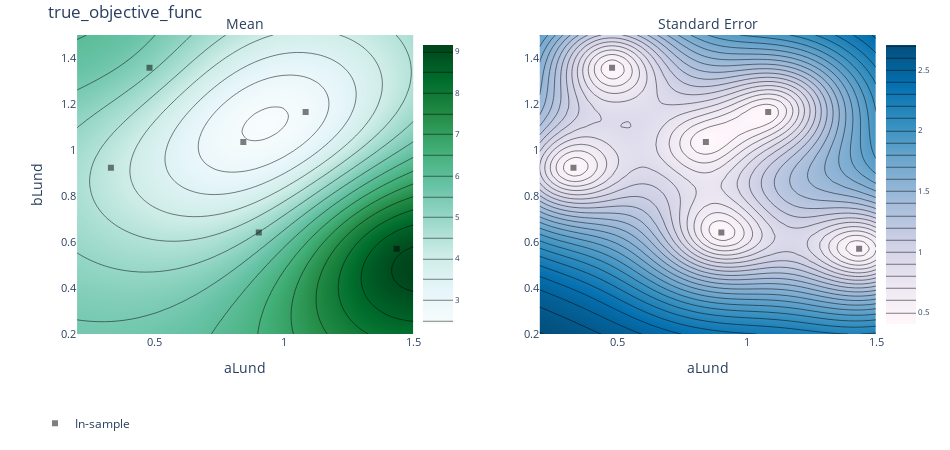

The notebook cell saved with this chart:
### Code cell
best_parameters, values = ax_client.get_best_parameters()

print("BEST PARAMETERS: ", best_parameters)

import plotly.graph_objects as go

# fig = go.Figure()
# fig.add_trace(
render(ax_client.get_contour_plot())
# )

# fig.show()
# fig.write_image("images/Lund_a_b_countour.pdf")

### Figure 1 — Plotly figure (JSON) as saved in the notebook; plotly's stock layout.template omitted (floating-point values rounded to 4 significant figures; data arrays with more than 128 entries replaced by an {"elided": "..."} marker saying what was removed)
{"data": [{"autocolorscale": false, "autocontour": true, "colorbar": {"tickfont": {"size": 8}, "ticksuffix": "", "x": 0.45, "y": 0.5}, "colorscale": [[0, "rgb(247,252,253)"], [0.125, "rgb(229,245,249)"], [0.25, "rgb(204,236,230)"], [0.375, "rgb(153,216,201)"], [0.5, "rgb(102,194,164)"], [0.625, "rgb(65,174,118)"], [0.75, "rgb(35,139,69)"], [0.875, "rgb(0,109,44)"], [1, "rgb(0,68,27)"]], "contours": {"coloring": "heatmap", "end": 9, "size": 0.5, "start": 2.5}, "hoverinfo": "x+y+z", "ncontours": 25, "type": "contour", "x": [0.2, 0.2265, 0.2531, 0.2796, 0.3061, 0.3327, 0.3592, 0.3857, 0.4122, 0.4388, 0.4653, 0.4918, 0.5184, 0.5449, 0.5714, 0.598, 0.6245, 0.651, 0.6776, 0.7041, 0.7306, 0.7571, 0.7837, 0.8102, 0.8367, 0.8633, 0.8898, 0.9163, 0.9429, 0.9694, 0.9959, 1.022, 1.049, 1.076, 1.102, 1.129, 1.155, 1.182, 1.208, 1.235, 1.261, 1.288, 1.314, 1.341, 1.367, 1.394, 1.42, 1.447, 1.473, 1.5], "xaxis": "x", "y": [0.2, 0.2265, 0.2531, 0.2796, 0.3061, 0.3327, 0.3592, 0.3857, 0.4122, 0.4388, 0.4653, 0.4918, 0.5184, 0.5449, 0.5714, 0.598, 0.6245, 0.651, 0.6776, 0.7041, 0.7306, 0.7571, 0.7837, 0.8102, 0.8367, 0.8633, 0.8898, 0.9163, 0.9429, 0.9694, 0.9959, 1.022, 1.049, 1.076, 1.102, 1.129, 1.155, 1.182, 1.208, 1.235, 1.261, 1.288, 1.314, 1.341, 1.367, 1.394, 1.42, 1.447, 1.473, 1.5], "yaxis": "y", "z": {"elided": "50x50 float values"}, "zauto": true, "zmax": 9.159, "zmin": -9.159}, {"autocolorscale": false, "autocontour": true, "colorbar": {"tickfont": {"size": 8}, "ticksuffix": "", "x": 1, "y": 0.5}, "colorscale": [[0, "rgb(255,247,251)"], [0.1429, "rgb(236,231,242)"], [0.2857, "rgb(208,209,230)"], [0.4286, "rgb(166,189,219)"], [0.5714, "rgb(116,169,207)"], [0.7143, "rgb(54,144,192)"], [0.8571, "rgb(5,112,176)"], [1, "rgb(3,78,123)"]], "contours": {"coloring": "heatmap", "end": 2.7, "size": 0.1, "start": 0.5}, "hoverinfo": "x+y+z", "ncontours": 25, "type": "contour", "x": [0.2, 0.2265, 0.2531, 0.2796, 0.3061, 0.3327, 0.3592, 0.3857, 0.4122, 0.4388, 0.4653, 0.4918, 0.5184, 0.5449, 0.5714, 0.598, 0.6245, 0.651, 0.6776, 0.7041, 0.7306, 0.7571, 0.7837, 0.8102, 0.8367, 0.8633, 0.8898, 0.9163, 0.9429, 0.9694, 0.9959, 1.022, 1.049, 1.076, 1.102, 1.129, 1.155, 1.182, 1.208, 1.235, 1.261, 1.288, 1.314, 1.341, 1.367, 1.394, 1.42, 1.447, 1.473, 1.5], "xaxis": "x2", "y": [0.2, 0.2265, 0.2531, 0.2796, 0.3061, 0.3327, 0.3592, 0.3857, 0.4122, 0.4388, 0.4653, 0.4918, 0.5184, 0.5449, 0.5714, 0.598, 0.6245, 0.651, 0.6776, 0.7041, 0.7306, 0.7571, 0.7837, 0.8102, 0.8367, 0.8633, 0.8898, 0.9163, 0.9429, 0.9694, 0.9959, 1.022, 1.049, 1.076, 1.102, 1.129, 1.155, 1.182, 1.208, 1.235, 1.261, 1.288, 1.314, 1.341, 1.367, 1.394, 1.42, 1.447, 1.473, 1.5], "yaxis": "y2", "z": {"elided": "50x50 float values"}}, {"hoverinfo": "text", "legendgroup": "In-sample", "marker": {"color": "black", "opacity": 0.5, "symbol": 1}, "mode": "markers", "name": "In-sample", "text": ["Arm 0_0<br>true_objective_func: 2.46594 (SEM: None)<br>aLund: 0.842523<br>bLund: 1.03477", "Arm 1_0<br>true_objective_func: 4.24089 (SEM: None)<br>aLund: 0.330866<br>bLund: 0.922598", "Arm 2_0<br>true_objective_func: 9.39528 (SEM: None)<br>aLund: 1.4348<br>bLund: 0.571056", "Arm 3_0<br>true_objective_func: 5.15959 (SEM: None)<br>aLund: 0.479987<br>bLund: 1.35783", "Arm 4_0<br>true_objective_func: 4.99257 (SEM: None)<br>aLund: 0.902378<br>bLund: 0.640987", "Arm 5_0<br>true_objective_func: 2.59486 (SEM: None)<br>aLund: 1.08338<br>bLund: 1.16513"], "type": "scatter", "x": [0.8425, 0.3309, 1.435, 0.48, 0.9024, 1.083], "xaxis": "x", "y": [1.035, 0.9226, 0.5711, 1.358, 0.641, 1.165], "yaxis": "y"}, {"hoverinfo": "text", "legendgroup": "In-sample", "marker": {"color": "black", "opacity": 0.5, "symbol": 1}, "mode": "markers", "name": "In-sample", "showlegend": false, "text": ["Arm 0_0<br>true_objective_func: 2.46594 (SEM: None)<br>aLund: 0.842523<br>bLund: 1.03477", "Arm 1_0<br>true_objective_func: 4.24089 (SEM: None)<br>aLund: 0.330866<br>bLund: 0.922598", "Arm 2_0<br>true_objective_func: 9.39528 (SEM: None)<br>aLund: 1.4348<br>bLund: 0.571056", "Arm 3_0<br>true_objective_func: 5.15959 (SEM: None)<br>aLund: 0.479987<br>bLund: 1.35783", "Arm 4_0<br>true_objective_func: 4.99257 (SEM: None)<br>aLund: 0.902378<br>bLund: 0.640987", "Arm 5_0<br>true_objective_func: 2.59486 (SEM: None)<br>aLund: 1.08338<br>bLund: 1.16513"], "type": "scatter", "x": [0.8425, 0.3309, 1.435, 0.48, 0.9024, 1.083], "xaxis": "x2", "y": [1.035, 0.9226, 0.5711, 1.358, 0.641, 1.165], "yaxis": "y2"}], "layout": {"annotations": [{"font": {"size": 14}, "showarrow": false, "text": "Mean", "x": 0.25, "xanchor": "center", "xref": "paper", "y": 1, "yanchor": "bottom", "yref": "paper"}, {"font": {"size": 14}, "showarrow": false, "text": "Standard Error", "x": 0.8, "xanchor": "center", "xref": "paper", "y": 1, "yanchor": "bottom", "yref": "paper"}], "autosize": false, "height": 450, "hovermode": "closest", "legend": {"orientation": "h", "x": 0, "y": -0.25}, "margin": {"b": 100, "l": 35, "pad": 0, "r": 35, "t": 35}, "title": {"text": "true_objective_func"}, "width": 950, "xaxis": {"anchor": "y", "autorange": false, "domain": [0.05, 0.45], "exponentformat": "e", "range": [0.2, 1.5], "tickfont": {"size": 11}, "tickmode": "auto", "title": {"text": "aLund"}, "type": "linear"}, "xaxis2": {"anchor": "y2", "autorange": false, "domain": [0.6, 1], "exponentformat": "e", "range": [0.2, 1.5], "tickfont": {"size": 11}, "tickmode": "auto", "title": {"text": "aLund"}, "type": "linear"}, "yaxis": {"anchor": "x", "autorange": false, "domain": [0, 1], "exponentformat": "e", "range": [0.2, 1.5], "tickfont": {"size": 11}, "tickmode": "auto", "title": {"text": "bLund"}, "type": "linear"}, "yaxis2": {"anchor": "x2", "autorange": false, "domain": [0, 1], "exponentformat": "e", "range": [0.2, 1.5], "tickfont": {"size": 11}, "tickmode": "auto", "type": "linear"}}}
